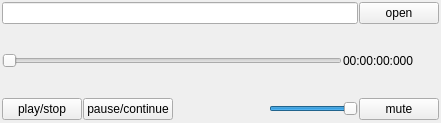
<?xml version="1.0" encoding="UTF-8"?>
<ui version="4.0">
 <class>ctrl_default</class>
 <widget class="QWidget" name="ctrl_default">
  <property name="geometry">
   <rect>
    <x>0</x>
    <y>0</y>
    <width>441</width>
    <height>123</height>
   </rect>
  </property>
  <property name="windowTitle">
   <string>Default</string>
  </property>
  <layout class="QGridLayout" name="gridLayout_3">
   <property name="leftMargin">
    <number>1</number>
   </property>
   <property name="topMargin">
    <number>1</number>
   </property>
   <property name="rightMargin">
    <number>1</number>
   </property>
   <property name="bottomMargin">
    <number>1</number>
   </property>
   <property name="spacing">
    <number>1</number>
   </property>
   <item row="0" column="0">
    <widget class="QWidget" name="widget_7" native="true">
     <property name="minimumSize">
      <size>
       <width>0</width>
       <height>120</height>
      </size>
     </property>
     <property name="maximumSize">
      <size>
       <width>16777215</width>
       <height>130</height>
      </size>
     </property>
     <layout class="QGridLayout" name="gridLayout_2">
      <property name="leftMargin">
       <number>1</number>
      </property>
      <property name="topMargin">
       <number>1</number>
      </property>
      <property name="rightMargin">
       <number>1</number>
      </property>
      <property name="bottomMargin">
       <number>1</number>
      </property>
      <property name="spacing">
       <number>1</number>
      </property>
      <item row="0" column="0">
       <layout class="QGridLayout" name="gridLayout">
        <property name="spacing">
         <number>1</number>
        </property>
        <item row="0" column="0">
         <layout class="QHBoxLayout" name="horizontalLayout_3">
          <property name="spacing">
           <number>1</number>
          </property>
          <item>
           <widget class="QLineEdit" name="text_play_list">
            <property name="dragEnabled">
             <bool>false</bool>
            </property>
            <property name="readOnly">
             <bool>true</bool>
            </property>
           </widget>
          </item>
          <item>
           <widget class="QPushButton" name="bt_open">
            <property name="text">
             <string>open</string>
            </property>
           </widget>
          </item>
         </layout>
        </item>
        <item row="1" column="0">
         <layout class="QHBoxLayout" name="horizontalLayout_2">
          <property name="spacing">
           <number>1</number>
          </property>
          <item>
           <widget class="QSlider" name="slider_time">
            <property name="maximum">
             <number>100000</number>
            </property>
            <property name="orientation">
             <enum>Qt::Horizontal</enum>
            </property>
           </widget>
          </item>
          <item>
           <widget class="QLabel" name="label_time">
            <property name="minimumSize">
             <size>
              <width>96</width>
              <height>36</height>
             </size>
            </property>
            <property name="text">
             <string>00:00:00:000</string>
            </property>
           </widget>
          </item>
         </layout>
        </item>
        <item row="2" column="0">
         <layout class="QHBoxLayout" name="horizontalLayout">
          <property name="spacing">
           <number>1</number>
          </property>
          <item>
           <widget class="QPushButton" name="bt_play">
            <property name="text">
             <string>play/stop</string>
            </property>
           </widget>
          </item>
          <item>
           <widget class="QPushButton" name="bt_pause">
            <property name="text">
             <string>pause/continue</string>
            </property>
           </widget>
          </item>
          <item>
           <widget class="QWidget" name="widget" native="true"/>
          </item>
          <item>
           <widget class="QWidget" name="widget_2" native="true"/>
          </item>
          <item>
           <spacer name="horizontalSpacer">
            <property name="orientation">
             <enum>Qt::Horizontal</enum>
            </property>
            <property name="sizeHint" stdset="0">
             <size>
              <width>40</width>
              <height>20</height>
             </size>
            </property>
           </spacer>
          </item>
          <item>
           <widget class="QWidget" name="widget_4" native="true"/>
          </item>
          <item>
           <widget class="QWidget" name="widget_3" native="true"/>
          </item>
          <item>
           <widget class="QWidget" name="widget_5" native="true"/>
          </item>
          <item>
           <widget class="QWidget" name="widget_6" native="true"/>
          </item>
          <item>
           <widget class="QSlider" name="slider_volum">
            <property name="maximum">
             <number>1000</number>
            </property>
            <property name="value">
             <number>1000</number>
            </property>
            <property name="orientation">
             <enum>Qt::Horizontal</enum>
            </property>
           </widget>
          </item>
          <item>
           <widget class="QPushButton" name="bt_mute">
            <property name="text">
             <string>mute</string>
            </property>
           </widget>
          </item>
         </layout>
        </item>
       </layout>
      </item>
     </layout>
    </widget>
   </item>
   <item row="1" column="0">
    <spacer name="verticalSpacer">
     <property name="orientation">
      <enum>Qt::Vertical</enum>
     </property>
     <property name="sizeHint" stdset="0">
      <size>
       <width>20</width>
       <height>40</height>
      </size>
     </property>
    </spacer>
   </item>
  </layout>
 </widget>
 <resources/>
 <connections/>
</ui>
